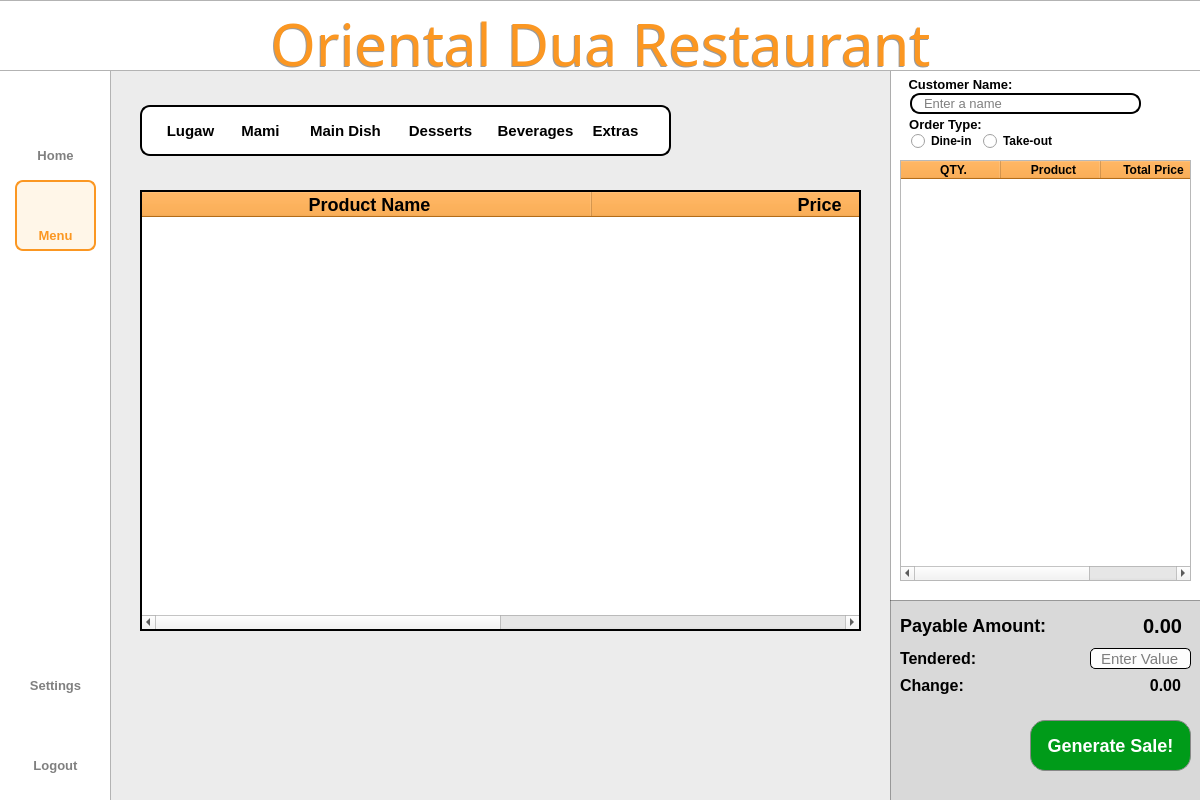
<?xml version="1.0" encoding="UTF-8"?>
<ui version="4.0">
 <class>Dialog</class>
 <widget class="QDialog" name="Dialog">
  <property name="geometry">
   <rect>
    <x>0</x>
    <y>0</y>
    <width>1200</width>
    <height>800</height>
   </rect>
  </property>
  <property name="windowTitle">
   <string>Dialog</string>
  </property>
  <widget class="QWidget" name="bgwidget" native="true">
   <property name="geometry">
    <rect>
     <x>0</x>
     <y>0</y>
     <width>1211</width>
     <height>801</height>
    </rect>
   </property>
   <property name="layoutDirection">
    <enum>Qt::LeftToRight</enum>
   </property>
   <property name="styleSheet">
    <string notr="true">QWidget#bgwidget{
background-color: rgb(236, 236, 236);
}

</string>
   </property>
   <widget class="QLabel" name="sidebar">
    <property name="geometry">
     <rect>
      <x>-10</x>
      <y>-30</y>
      <width>121</width>
      <height>891</height>
     </rect>
    </property>
    <property name="styleSheet">
     <string notr="true">background-color: rgb(255, 255, 255);
border: 1px solid rgba(0, 0, 0, 0.3);  </string>
    </property>
    <property name="text">
     <string/>
    </property>
   </widget>
   <widget class="QLabel" name="titlebar">
    <property name="geometry">
     <rect>
      <x>-2</x>
      <y>0</y>
      <width>1204</width>
      <height>71</height>
     </rect>
    </property>
    <property name="styleSheet">
     <string notr="true">background-color: rgb(255, 255, 255);
border: 1px solid rgba(0, 0, 0, 0.3);  </string>
    </property>
    <property name="text">
     <string/>
    </property>
   </widget>
   <widget class="QLabel" name="title">
    <property name="geometry">
     <rect>
      <x>0</x>
      <y>10</y>
      <width>1201</width>
      <height>71</height>
     </rect>
    </property>
    <property name="styleSheet">
     <string notr="true">QLabel#title{
	color: #FB9722;
    font-family: Sacramento;
    font-size: 58px;
    font-weight: 400;
    padding-bottom: 5px;
    text-align: center;
}</string>
    </property>
    <property name="text">
     <string>Oriental Dua Restaurant</string>
    </property>
    <property name="alignment">
     <set>Qt::AlignCenter</set>
    </property>
    <property name="wordWrap">
     <bool>true</bool>
    </property>
   </widget>
   <widget class="QLabel" name="whitebg_10">
    <property name="geometry">
     <rect>
      <x>890</x>
      <y>50</y>
      <width>311</width>
      <height>761</height>
     </rect>
    </property>
    <property name="styleSheet">
     <string notr="true">background-color: rgb(255, 255, 255);
border: 1px solid rgba(0, 0, 0, 0.3);  
border-radius: 10px;  </string>
    </property>
    <property name="text">
     <string/>
    </property>
   </widget>
   <widget class="QLabel" name="whitebg_11">
    <property name="geometry">
     <rect>
      <x>890</x>
      <y>600</y>
      <width>311</width>
      <height>211</height>
     </rect>
    </property>
    <property name="styleSheet">
     <string notr="true">background-color:#D9D9D9;
border: 1px solid rgba(0, 0, 0, 0.3);  
</string>
    </property>
    <property name="text">
     <string/>
    </property>
   </widget>
   <widget class="QLabel" name="logoutIcon">
    <property name="geometry">
     <rect>
      <x>39</x>
      <y>715</y>
      <width>35</width>
      <height>35</height>
     </rect>
    </property>
    <property name="minimumSize">
     <size>
      <width>35</width>
      <height>35</height>
     </size>
    </property>
    <property name="maximumSize">
     <size>
      <width>35</width>
      <height>35</height>
     </size>
    </property>
    <property name="styleSheet">
     <string notr="true">QLabel#Pmanagementbtn{
    color: rgba(0,0,0, 0.5);
    font-family: 'Roboto';
    font-size: 11px;
    font-weight: 300;
}</string>
    </property>
    <property name="text">
     <string/>
    </property>
    <property name="pixmap">
     <pixmap resource="../resource.qrc">:/icon/icons/shutdown.png</pixmap>
    </property>
    <property name="scaledContents">
     <bool>true</bool>
    </property>
    <property name="alignment">
     <set>Qt::AlignCenter</set>
    </property>
   </widget>
   <widget class="QPushButton" name="logoutbtn">
    <property name="geometry">
     <rect>
      <x>15</x>
      <y>750</y>
      <width>81</width>
      <height>31</height>
     </rect>
    </property>
    <property name="styleSheet">
     <string notr="true">QPushButton{
    color: rgba(0,0,0, 0.5);
    font-family: 'Inter';
    font-size: 13px;
    font-weight: 500;
	border:none;
}

QPushButton:hover{
color: #FB9722;
border: 2px solid #FB9722;
border-radius: 8px;
background-color: rgba(255, 167, 25, 0.1);
}</string>
    </property>
    <property name="text">
     <string>Logout</string>
    </property>
   </widget>
   <widget class="QPushButton" name="settingsbtn">
    <property name="geometry">
     <rect>
      <x>15</x>
      <y>670</y>
      <width>81</width>
      <height>31</height>
     </rect>
    </property>
    <property name="styleSheet">
     <string notr="true">QPushButton{
    color: rgba(0,0,0, 0.5);
    font-family: 'Inter';
    font-size: 13px;
    font-weight: 500;
	border:none;
}

QPushButton:hover{
color: #FB9722;
border: 2px solid #FB9722;
border-radius: 8px;
background-color: rgba(255, 167, 25, 0.1);
}</string>
    </property>
    <property name="text">
     <string>Settings</string>
    </property>
   </widget>
   <widget class="QLabel" name="settingIcon">
    <property name="geometry">
     <rect>
      <x>39</x>
      <y>634</y>
      <width>35</width>
      <height>35</height>
     </rect>
    </property>
    <property name="minimumSize">
     <size>
      <width>35</width>
      <height>35</height>
     </size>
    </property>
    <property name="maximumSize">
     <size>
      <width>35</width>
      <height>35</height>
     </size>
    </property>
    <property name="styleSheet">
     <string notr="true">QLabel#Pmanagementbtn{
    color: rgba(0,0,0, 0.5);
    font-family: 'Roboto';
    font-size: 11px;
    font-weight: 300;
}</string>
    </property>
    <property name="text">
     <string/>
    </property>
    <property name="pixmap">
     <pixmap resource="../resource.qrc">:/icon/icons/settings.png</pixmap>
    </property>
    <property name="scaledContents">
     <bool>true</bool>
    </property>
    <property name="alignment">
     <set>Qt::AlignCenter</set>
    </property>
   </widget>
   <widget class="QPushButton" name="menubtn">
    <property name="geometry">
     <rect>
      <x>15</x>
      <y>220</y>
      <width>81</width>
      <height>31</height>
     </rect>
    </property>
    <property name="styleSheet">
     <string notr="true">QPushButton{
    color: #FB9722;;
    font-family: 'Inter';
    font-size: 13px;
    font-weight: 500;
	border:none;
}
</string>
    </property>
    <property name="text">
     <string>Menu</string>
    </property>
   </widget>
   <widget class="QLabel" name="homeIcon">
    <property name="geometry">
     <rect>
      <x>40</x>
      <y>110</y>
      <width>30</width>
      <height>30</height>
     </rect>
    </property>
    <property name="minimumSize">
     <size>
      <width>30</width>
      <height>30</height>
     </size>
    </property>
    <property name="maximumSize">
     <size>
      <width>35</width>
      <height>35</height>
     </size>
    </property>
    <property name="styleSheet">
     <string notr="true">QLabel#Pmanagementbtn{
    color: rgba(0,0,0, 0.5);
    font-family: 'Roboto';
    font-size: 11px;
    font-weight: 300;
}</string>
    </property>
    <property name="text">
     <string/>
    </property>
    <property name="pixmap">
     <pixmap resource="../resource.qrc">:/icon/icons/home.png</pixmap>
    </property>
    <property name="scaledContents">
     <bool>true</bool>
    </property>
    <property name="alignment">
     <set>Qt::AlignCenter</set>
    </property>
   </widget>
   <widget class="QPushButton" name="homebtn">
    <property name="geometry">
     <rect>
      <x>15</x>
      <y>140</y>
      <width>81</width>
      <height>31</height>
     </rect>
    </property>
    <property name="styleSheet">
     <string notr="true">QPushButton{
    color: rgba(0,0,0, 0.5);
    font-family: 'Inter';
    font-size: 13px;
    font-weight: 500;
	border:none;
}

QPushButton:hover{
color: #FB9722;
border: 2px solid #FB9722;
border-radius: 8px;
background-color: rgba(255, 167, 25, 0.1);
}
</string>
    </property>
    <property name="text">
     <string>Home</string>
    </property>
   </widget>
   <widget class="QLabel" name="menuIcon">
    <property name="geometry">
     <rect>
      <x>40</x>
      <y>190</y>
      <width>30</width>
      <height>30</height>
     </rect>
    </property>
    <property name="minimumSize">
     <size>
      <width>30</width>
      <height>30</height>
     </size>
    </property>
    <property name="maximumSize">
     <size>
      <width>35</width>
      <height>35</height>
     </size>
    </property>
    <property name="styleSheet">
     <string notr="true">QLabel#Pmanagementbtn{
    color: rgba(0,0,0, 0.5);
    font-family: 'Roboto';
    font-size: 11px;
    font-weight: 300;
}</string>
    </property>
    <property name="text">
     <string/>
    </property>
    <property name="pixmap">
     <pixmap resource="../resource.qrc">:/icon/icons/menu2.png</pixmap>
    </property>
    <property name="scaledContents">
     <bool>true</bool>
    </property>
    <property name="alignment">
     <set>Qt::AlignCenter</set>
    </property>
   </widget>
   <widget class="QLabel" name="label_2">
    <property name="geometry">
     <rect>
      <x>15</x>
      <y>180</y>
      <width>81</width>
      <height>71</height>
     </rect>
    </property>
    <property name="styleSheet">
     <string notr="true">QLabel{
	background-color: rgba(255, 167, 25, 0.1);
	border: 2px solid #FB9722;
	border-radius: 8px;
}</string>
    </property>
    <property name="text">
     <string/>
    </property>
   </widget>
   <widget class="QLabel" name="title_3">
    <property name="geometry">
     <rect>
      <x>-1</x>
      <y>11</y>
      <width>1201</width>
      <height>71</height>
     </rect>
    </property>
    <property name="styleSheet">
     <string notr="true">QLabel{
color: rgba(0, 0, 0, 100);
    font-family: Sacramento;
    font-size: 58px;
    font-weight: 400;
    padding-bottom: 5px;
    text-align: center;
}
</string>
    </property>
    <property name="text">
     <string>Oriental Dua Restaurant</string>
    </property>
    <property name="alignment">
     <set>Qt::AlignCenter</set>
    </property>
    <property name="wordWrap">
     <bool>true</bool>
    </property>
   </widget>
   <widget class="QTableWidget" name="tableWidget2">
    <property name="geometry">
     <rect>
      <x>900</x>
      <y>160</y>
      <width>291</width>
      <height>421</height>
     </rect>
    </property>
    <property name="styleSheet">
     <string notr="true">::item:hover {
    background-color: #FB9722; 
}
QTableWidget#tableWidget2 QHeaderView::section {
	font-family: 'Inter';
	font-size: 12px;
	font-weight: bold;
	background-color: #FB9722; 
	color: black; 
	padding-left: 5px;
}       
</string>
    </property>
    <property name="editTriggers">
     <set>QAbstractItemView::NoEditTriggers</set>
    </property>
    <attribute name="horizontalHeaderStretchLastSection">
     <bool>true</bool>
    </attribute>
    <attribute name="verticalHeaderVisible">
     <bool>false</bool>
    </attribute>
    <attribute name="verticalHeaderCascadingSectionResizes">
     <bool>false</bool>
    </attribute>
    <attribute name="verticalHeaderHighlightSections">
     <bool>false</bool>
    </attribute>
    <column>
     <property name="text">
      <string>QTY.</string>
     </property>
    </column>
    <column>
     <property name="text">
      <string>Product</string>
     </property>
    </column>
    <column>
     <property name="text">
      <string>Total Price</string>
     </property>
    </column>
   </widget>
   <widget class="QLabel" name="userlistlabel_7">
    <property name="geometry">
     <rect>
      <x>900</x>
      <y>69</y>
      <width>121</width>
      <height>30</height>
     </rect>
    </property>
    <property name="styleSheet">
     <string notr="true">QLabel{
    color: #000000;
    font-family: 'Roboto';
    font-size: 13px;
    font-weight: 500;
}</string>
    </property>
    <property name="text">
     <string>Customer Name:</string>
    </property>
    <property name="alignment">
     <set>Qt::AlignCenter</set>
    </property>
   </widget>
   <widget class="QLineEdit" name="customerName_field">
    <property name="geometry">
     <rect>
      <x>910</x>
      <y>93</y>
      <width>231</width>
      <height>21</height>
     </rect>
    </property>
    <property name="styleSheet">
     <string notr="true">QLineEdit {
	padding-left: 10px;
    border-radius: 10px;
    border: 1.5px solid rgb(0, 0, 0);  
    background-color: rgba(255, 255, 255, 240);
    font-family: 'Roboto';
	font-size: 13px;
	font-weight: 400;
}
</string>
    </property>
    <property name="placeholderText">
     <string>Enter a name</string>
    </property>
    <property name="cursorMoveStyle">
     <enum>Qt::LogicalMoveStyle</enum>
    </property>
    <property name="clearButtonEnabled">
     <bool>true</bool>
    </property>
   </widget>
   <widget class="QLabel" name="userlistlabel_8">
    <property name="geometry">
     <rect>
      <x>900</x>
      <y>114</y>
      <width>91</width>
      <height>21</height>
     </rect>
    </property>
    <property name="styleSheet">
     <string notr="true">QLabel{
    color: #000000;
    font-family: 'Roboto';
    font-size: 13px;
    font-weight: 500;
}</string>
    </property>
    <property name="text">
     <string>Order Type:</string>
    </property>
    <property name="alignment">
     <set>Qt::AlignCenter</set>
    </property>
   </widget>
   <widget class="QGroupBox" name="groupBox">
    <property name="geometry">
     <rect>
      <x>905</x>
      <y>130</y>
      <width>171</width>
      <height>21</height>
     </rect>
    </property>
    <property name="styleSheet">
     <string notr="true">border:none;
</string>
    </property>
    <property name="title">
     <string/>
    </property>
    <widget class="QRadioButton" name="dineinbtn">
     <property name="geometry">
      <rect>
       <x>6</x>
       <y>3</y>
       <width>61</width>
       <height>16</height>
      </rect>
     </property>
     <property name="styleSheet">
      <string notr="true">font-family:'Roboto';
font-size:12px;
font-weight: 500;
border:none;</string>
     </property>
     <property name="text">
      <string>Dine-in</string>
     </property>
    </widget>
    <widget class="QRadioButton" name="takeoutbtn">
     <property name="geometry">
      <rect>
       <x>78</x>
       <y>3</y>
       <width>71</width>
       <height>16</height>
      </rect>
     </property>
     <property name="styleSheet">
      <string notr="true">font-family:'Roboto';
font-size:12px;
font-weight: 500;
border:none;</string>
     </property>
     <property name="text">
      <string>Take-out</string>
     </property>
    </widget>
   </widget>
   <widget class="QPushButton" name="proceedbtn">
    <property name="geometry">
     <rect>
      <x>1030</x>
      <y>720</y>
      <width>161</width>
      <height>51</height>
     </rect>
    </property>
    <property name="styleSheet">
     <string notr="true">QPushButton{
	color: #FFFFFF;
    background-color: #009B19;
    border: 1px solid #888888;
    border-radius: 15px;
	font-family: 'Roboto';
    font-size: 18px;
    font-weight: 500;
}
QPushButton:hover {
	background-color: rgb(0, 175, 26);
}

QPushButton:pressed {
  background-color: #009B19;
}</string>
    </property>
    <property name="text">
     <string>Generate Sale!</string>
    </property>
   </widget>
   <widget class="QLabel" name="userlistlabel_9">
    <property name="geometry">
     <rect>
      <x>900</x>
      <y>610</y>
      <width>151</width>
      <height>30</height>
     </rect>
    </property>
    <property name="styleSheet">
     <string notr="true">QLabel{
    color: #000000;
    font-family: 'Roboto';
    font-size: 18px;
    font-weight: 500;
}</string>
    </property>
    <property name="text">
     <string>Payable Amount:</string>
    </property>
    <property name="alignment">
     <set>Qt::AlignLeading|Qt::AlignLeft|Qt::AlignVCenter</set>
    </property>
   </widget>
   <widget class="QLabel" name="userlistlabel_10">
    <property name="geometry">
     <rect>
      <x>900</x>
      <y>648</y>
      <width>91</width>
      <height>21</height>
     </rect>
    </property>
    <property name="styleSheet">
     <string notr="true">QLabel{
    color: #000000;
    font-family: 'Roboto';
    font-size: 16px;
    font-weight: 500;
}</string>
    </property>
    <property name="text">
     <string>Tendered:</string>
    </property>
    <property name="alignment">
     <set>Qt::AlignLeading|Qt::AlignLeft|Qt::AlignVCenter</set>
    </property>
   </widget>
   <widget class="QLabel" name="userlistlabel_11">
    <property name="geometry">
     <rect>
      <x>900</x>
      <y>675</y>
      <width>81</width>
      <height>21</height>
     </rect>
    </property>
    <property name="styleSheet">
     <string notr="true">QLabel{
    color: #000000;
    font-family: 'Roboto';
    font-size: 16px;
    font-weight: 500;
}</string>
    </property>
    <property name="text">
     <string>Change:</string>
    </property>
    <property name="alignment">
     <set>Qt::AlignLeading|Qt::AlignLeft|Qt::AlignVCenter</set>
    </property>
   </widget>
   <widget class="QPushButton" name="mamibtn">
    <property name="geometry">
     <rect>
      <x>230</x>
      <y>110</y>
      <width>61</width>
      <height>41</height>
     </rect>
    </property>
    <property name="styleSheet">
     <string notr="true">QPushButton{
    color: #000000;;
    font-family: 'Roboto';
    font-size: 15px;
    font-weight: 500;
	border:none;
}

QPushButton:hover{
color: #FB9722;
background-color: #FB9722;
border: 2px solid #FB9722;
border-radius: 8px;
background-color: rgba(255, 167, 25, 0.1);
}

</string>
    </property>
    <property name="text">
     <string>Mami</string>
    </property>
   </widget>
   <widget class="QPushButton" name="dessertsbtn">
    <property name="geometry">
     <rect>
      <x>400</x>
      <y>110</y>
      <width>81</width>
      <height>41</height>
     </rect>
    </property>
    <property name="styleSheet">
     <string notr="true">QPushButton{
    color: #000000;;
    font-family: 'Roboto';
    font-size: 15px;
    font-weight: 500;
	border:none;
}

QPushButton:hover{
color: #FB9722;
background-color: #FB9722;
border: 2px solid #FB9722;
border-radius: 8px;
background-color: rgba(255, 167, 25, 0.1);
}

</string>
    </property>
    <property name="text">
     <string>Desserts</string>
    </property>
   </widget>
   <widget class="QLabel" name="whitebg">
    <property name="geometry">
     <rect>
      <x>140</x>
      <y>105</y>
      <width>531</width>
      <height>51</height>
     </rect>
    </property>
    <property name="styleSheet">
     <string notr="true">background-color: rgb(255, 255, 255);
border: 2px solid rgba(0, 0, 0, 1);  
border-radius: 10px;  </string>
    </property>
    <property name="frameShape">
     <enum>QFrame::WinPanel</enum>
    </property>
    <property name="lineWidth">
     <number>2</number>
    </property>
    <property name="text">
     <string/>
    </property>
   </widget>
   <widget class="QPushButton" name="lugawbtn">
    <property name="geometry">
     <rect>
      <x>160</x>
      <y>110</y>
      <width>61</width>
      <height>41</height>
     </rect>
    </property>
    <property name="styleSheet">
     <string notr="true">QPushButton{
    color: #000000;;
    font-family: 'Roboto';
    font-size: 15px;
    font-weight: 500;
	border:none;
}

QPushButton:hover{
color: #FB9722;
background-color: #FB9722;
border: 2px solid #FB9722;
border-radius: 8px;
background-color: rgba(255, 167, 25, 0.1);
}


</string>
    </property>
    <property name="text">
     <string>Lugaw</string>
    </property>
   </widget>
   <widget class="QPushButton" name="maindishbtn">
    <property name="geometry">
     <rect>
      <x>300</x>
      <y>110</y>
      <width>91</width>
      <height>41</height>
     </rect>
    </property>
    <property name="styleSheet">
     <string notr="true">QPushButton{
    color: #000000;;
    font-family: 'Roboto';
    font-size: 15px;
    font-weight: 500;
	border:none;
}

QPushButton:hover{
color: #FB9722;
background-color: #FB9722;
border: 2px solid #FB9722;
border-radius: 8px;
background-color: rgba(255, 167, 25, 0.1);
}

</string>
    </property>
    <property name="text">
     <string>Main Dish</string>
    </property>
   </widget>
   <widget class="QPushButton" name="beveragesbtn">
    <property name="geometry">
     <rect>
      <x>490</x>
      <y>110</y>
      <width>91</width>
      <height>41</height>
     </rect>
    </property>
    <property name="styleSheet">
     <string notr="true">QPushButton{
    color: #000000;;
    font-family: 'Roboto';
    font-size: 15px;
    font-weight: 500;
	border:none;
}

QPushButton:hover{
color: #FB9722;
background-color: #FB9722;
border: 2px solid #FB9722;
border-radius: 8px;
background-color: rgba(255, 167, 25, 0.1);
}
</string>
    </property>
    <property name="text">
     <string>Beverages</string>
    </property>
   </widget>
   <widget class="QPushButton" name="extrasbtn">
    <property name="geometry">
     <rect>
      <x>580</x>
      <y>110</y>
      <width>71</width>
      <height>41</height>
     </rect>
    </property>
    <property name="styleSheet">
     <string notr="true">QPushButton{
    color: #000000;;
    font-family: 'Roboto';
    font-size: 15px;
    font-weight: 500;
	border:none;
}

QPushButton:hover{
color: #FB9722;
background-color: #FB9722;
border: 2px solid #FB9722;
border-radius: 8px;
background-color: rgba(255, 167, 25, 0.1);
}
</string>
    </property>
    <property name="text">
     <string>Extras</string>
    </property>
   </widget>
   <widget class="QTableWidget" name="tableWidget">
    <property name="geometry">
     <rect>
      <x>140</x>
      <y>190</y>
      <width>721</width>
      <height>441</height>
     </rect>
    </property>
    <property name="styleSheet">
     <string notr="true">::item:hover {
    background-color: #FB9722; 
}
QTableWidget#tableWidget QHeaderView::section {
	font-family: 'Inter';
	font-size: 18px;
	font-weight: bold;
	background-color: #FB9722; 
	color: black; 
	padding-left: 5px;
}       
</string>
    </property>
    <property name="frameShape">
     <enum>QFrame::WinPanel</enum>
    </property>
    <property name="frameShadow">
     <enum>QFrame::Plain</enum>
    </property>
    <property name="lineWidth">
     <number>1</number>
    </property>
    <property name="midLineWidth">
     <number>0</number>
    </property>
    <property name="autoScrollMargin">
     <number>1</number>
    </property>
    <property name="editTriggers">
     <set>QAbstractItemView::NoEditTriggers</set>
    </property>
    <property name="alternatingRowColors">
     <bool>true</bool>
    </property>
    <property name="selectionMode">
     <enum>QAbstractItemView::SingleSelection</enum>
    </property>
    <property name="selectionBehavior">
     <enum>QAbstractItemView::SelectRows</enum>
    </property>
    <property name="textElideMode">
     <enum>Qt::ElideMiddle</enum>
    </property>
    <property name="showGrid">
     <bool>true</bool>
    </property>
    <property name="gridStyle">
     <enum>Qt::SolidLine</enum>
    </property>
    <property name="sortingEnabled">
     <bool>false</bool>
    </property>
    <attribute name="horizontalHeaderVisible">
     <bool>true</bool>
    </attribute>
    <attribute name="horizontalHeaderCascadingSectionResizes">
     <bool>true</bool>
    </attribute>
    <attribute name="horizontalHeaderMinimumSectionSize">
     <number>100</number>
    </attribute>
    <attribute name="horizontalHeaderDefaultSectionSize">
     <number>450</number>
    </attribute>
    <attribute name="horizontalHeaderHighlightSections">
     <bool>false</bool>
    </attribute>
    <attribute name="horizontalHeaderShowSortIndicator" stdset="0">
     <bool>false</bool>
    </attribute>
    <attribute name="horizontalHeaderStretchLastSection">
     <bool>true</bool>
    </attribute>
    <attribute name="verticalHeaderVisible">
     <bool>false</bool>
    </attribute>
    <column>
     <property name="text">
      <string>Product Name</string>
     </property>
    </column>
    <column>
     <property name="text">
      <string>Price</string>
     </property>
    </column>
   </widget>
   <widget class="QLineEdit" name="tendered_field">
    <property name="geometry">
     <rect>
      <x>1090</x>
      <y>648</y>
      <width>101</width>
      <height>21</height>
     </rect>
    </property>
    <property name="styleSheet">
     <string notr="true">QLineEdit{
	padding-left: 8px;
    border-radius: 5px;
    border: 1px solid rgb(0, 0, 0);  
    background-color: rgba(255, 255, 255, 240);
    font-family: 'Roboto';
	font-size: 15px;
	font-weight: 400;
}
</string>
    </property>
    <property name="placeholderText">
     <string>Enter Value</string>
    </property>
    <property name="cursorMoveStyle">
     <enum>Qt::LogicalMoveStyle</enum>
    </property>
    <property name="clearButtonEnabled">
     <bool>true</bool>
    </property>
   </widget>
   <widget class="QLabel" name="payable_amount">
    <property name="geometry">
     <rect>
      <x>1099</x>
      <y>610</y>
      <width>83</width>
      <height>31</height>
     </rect>
    </property>
    <property name="styleSheet">
     <string notr="true">QLabel{
    color: #000000;
    font-family: 'Roboto';
    font-size: 20px;
    font-weight: 500;
}</string>
    </property>
    <property name="text">
     <string>0.00</string>
    </property>
    <property name="alignment">
     <set>Qt::AlignRight|Qt::AlignTrailing|Qt::AlignVCenter</set>
    </property>
   </widget>
   <widget class="QLabel" name="change">
    <property name="geometry">
     <rect>
      <x>1060</x>
      <y>675</y>
      <width>121</width>
      <height>21</height>
     </rect>
    </property>
    <property name="styleSheet">
     <string notr="true">QLabel{
    color: #000000;
    font-family: 'Roboto';
    font-size: 16px;
    font-weight: 500;
}</string>
    </property>
    <property name="text">
     <string>0.00</string>
    </property>
    <property name="alignment">
     <set>Qt::AlignRight|Qt::AlignTrailing|Qt::AlignVCenter</set>
    </property>
   </widget>
   <widget class="QLabel" name="imgplaceholder">
    <property name="geometry">
     <rect>
      <x>730</x>
      <y>520</y>
      <width>151</width>
      <height>161</height>
     </rect>
    </property>
    <property name="text">
     <string/>
    </property>
    <property name="scaledContents">
     <bool>true</bool>
    </property>
   </widget>
   <zorder>whitebg</zorder>
   <zorder>whitebg_10</zorder>
   <zorder>sidebar</zorder>
   <zorder>titlebar</zorder>
   <zorder>whitebg_11</zorder>
   <zorder>logoutIcon</zorder>
   <zorder>logoutbtn</zorder>
   <zorder>settingsbtn</zorder>
   <zorder>settingIcon</zorder>
   <zorder>homeIcon</zorder>
   <zorder>homebtn</zorder>
   <zorder>label_2</zorder>
   <zorder>menuIcon</zorder>
   <zorder>menubtn</zorder>
   <zorder>title_3</zorder>
   <zorder>title</zorder>
   <zorder>tableWidget2</zorder>
   <zorder>userlistlabel_7</zorder>
   <zorder>customerName_field</zorder>
   <zorder>userlistlabel_8</zorder>
   <zorder>groupBox</zorder>
   <zorder>proceedbtn</zorder>
   <zorder>userlistlabel_9</zorder>
   <zorder>userlistlabel_10</zorder>
   <zorder>userlistlabel_11</zorder>
   <zorder>mamibtn</zorder>
   <zorder>dessertsbtn</zorder>
   <zorder>lugawbtn</zorder>
   <zorder>maindishbtn</zorder>
   <zorder>beveragesbtn</zorder>
   <zorder>extrasbtn</zorder>
   <zorder>tableWidget</zorder>
   <zorder>tendered_field</zorder>
   <zorder>payable_amount</zorder>
   <zorder>change</zorder>
   <zorder>imgplaceholder</zorder>
  </widget>
 </widget>
 <resources>
  <include location="../resource.qrc"/>
 </resources>
 <connections/>
</ui>
